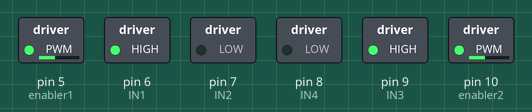
This sketch was run on a simulated Arduino Uno, built with avr-gcc and run on an emulated ATmega328P. Shown: switched loads named in the sketch (green lamp = pin HIGH).

Above: at 0.1 s.
Timing chart, 0 to 1.6 s (numbered marks = the images above):
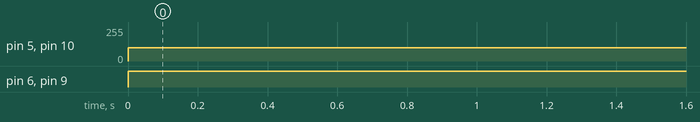

The sketch:

4_motora.ino
```cpp
int enabler1 = 5;
  int IN1 = 6;
  int IN2 = 7;
  int IN3 = 9;
  int IN4 = 8;
  int enabler2 = 10;
  int motorspeed = 120;
  int analog1 = 11;
  int analog2 = 3;
  int sensor1;
  int sensor2;
void setup() {
  // put your setup code here, to run once:
pinMode(enabler1, OUTPUT);
  pinMode(IN1, OUTPUT);
  pinMode(IN2, OUTPUT);
  pinMode(IN3, OUTPUT);
  pinMode(IN4, OUTPUT);
  pinMode(enabler2, OUTPUT);

}

void loop() {
  // put your main code here, to run repeatedly:
analogWrite(enabler1, 100);
 analogWrite(enabler2, 100);
 digitalWrite(IN1,HIGH);
 digitalWrite(IN2,LOW);
 digitalWrite(IN3,HIGH);
 digitalWrite(IN4,LOW);
}
```

Measured:
- by itself, pin 5 (enabler1), pin 10 (enabler2): 0/255 → 100/255 at 0.00 s
- by itself, pin 6 (IN1), pin 9 (IN3): LOW → HIGH at 0.00 s
